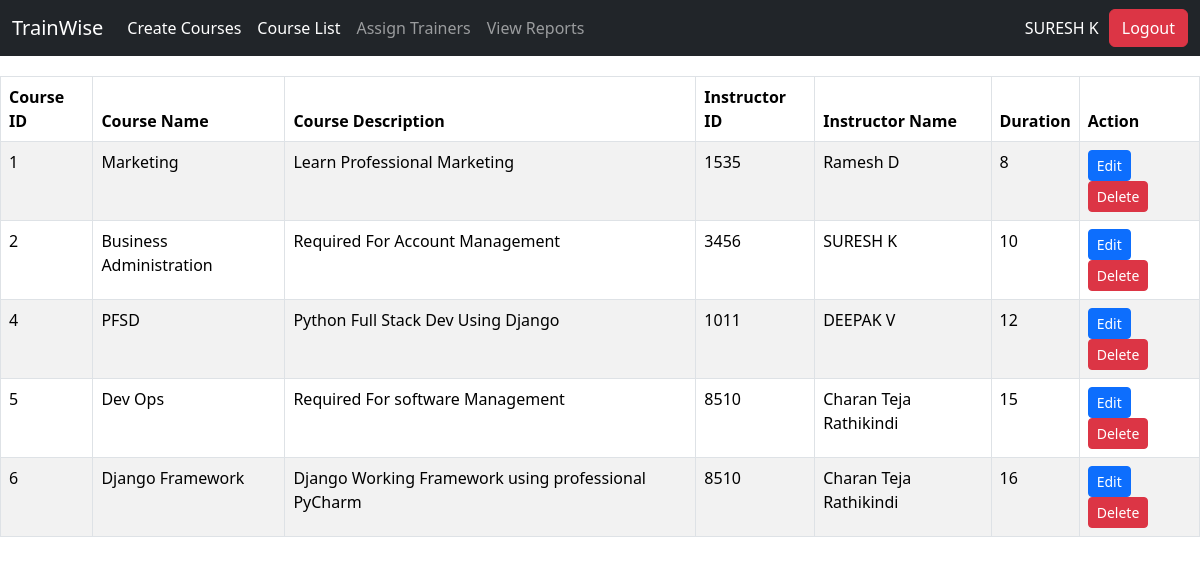
Page /courses/ (signed in) on the committed database.
### admin_app/models.py (models this page shows, shortened)
class Course(models.Model):
    name = models.CharField(max_length=100)
    description = models.TextField()
    duration = models.PositiveIntegerField()  # Duration in hours
    trainer = models.ForeignKey(User, on_delete=models.SET_NULL, null=True)  # Trainer linked to User
    status = models.BooleanField(default=True)  # Active/Inactive status

### admin_app/views.py (the view)
# urls.py: path('courses/', views.course_list, name='course_list'),
@login_required
def course_list(request):
    courses = Course.objects.all()  # Get all courses
    return render(request, 'courses/course_list.html', {'courses': courses})

### templates/courses/course_list.html (shortened to what this page needs)
{% extends 'admin_app/navbar.html' %}
{% load static %}
        {% block body %}
        <table class="table table-bordered table-striped">
            <thead class="thead-dark">
                <tr>
                    <th scope="col">Course ID</th>
                    <th scope="col">Course Name</th>
                    <th scope="col">Course Description</th>
                    <th scope="col">Instructor ID</th>
                    <th scope="col">Instructor Name</th>
                    <th scope="col">Duration</th>
                    <th scope="col">Action</th>
                </tr>
            </thead>
            <tbody>
                {% for course in courses %}
                <tr>
                    <td>{{ course.id }}</td>
                    <td>{{ course.name }}</td>
                    <td>{{ course.description }}</td>
                    <td>{{ course.trainer }}</td>
                    <td>{{ course.trainer.first_name }} {{ course.trainer.last_name }}</td>
                    <td>{{ course.duration }}</td>
                    <td>
                        <a href="{% url 'admin_app:edit_course' course.id %}" class="btn btn-primary btn-sm">Edit</a>
                        <a href="{% url 'admin_app:delete_course' course.id %}" class="btn btn-danger btn-sm">Delete</a>
                    </td>
                </tr>
                {% empty %}
                <tr>
                    <td colspan="5" class="text-center">No courses available.</td>
                </tr>
                {% endfor %}
            </tbody>
        </table>
{% endblock %}

### templates/admin_app/navbar.html (shortened to what this page needs)
<!DOCTYPE html>
<html lang="en">
<head>
    <link href="https://cdn.jsdelivr.net/npm/bootstrap@5.3.3/dist/css/bootstrap.min.css" rel="stylesheet">
</head>
<body>
  <nav class="navbar navbar-expand-lg navbar-dark bg-dark">
    <div class="container-fluid">
      <a class="navbar-brand" href="{% url 'admin_app:homepage' %}">TrainWise</a>
      <div class="collapse navbar-collapse" id="navbarSupportedContent">
        <ul class="navbar-nav me-auto mb-2 mb-lg-0">
          <li class="nav-item">
            <a class="nav-link active" aria-current="page" href="{% url 'admin_app:create_course' %}">Create Courses</a>
          </li>
          <li class="nav-item">
            <a class="nav-link active" aria-current="page" href="{% url 'admin_app:course_list' %}">Course List</a>
          </li>
          <li class="nav-item">
            <a class="nav-link" href="{% url 'admin_app:course_list' %}">Assign Trainers</a>
          </li>
          <li class="nav-item">
            <a class="nav-link" href="#">View Reports</a>
          </li>
        </ul>
        <div class="d-flex align-items-center">
          <a class="nav-link text-white" href="{% url 'admin_app:profile_page' %}">{{user.first_name}} {{user.last_name}}</a>
          {% if user.is_authenticated %}
            <a class="btn btn-danger btn-custom" href="{% url 'admin_app:log_out' %}">Logout</a>
          {% else %}
            <a class="btn btn-primary btn-custom" href="{% url 'admin_app:user_login' %}">Login</a>
            <a class="btn btn-primary btn-custom" href="{% url 'admin_app:register' %}">Register</a>
          {% endif %}
        </div>
      </div>
    </div>
  </nav>
  {% block body %}
  {% endblock %}
</body>
</html>

### templates/admin_app/navbar.html (style rules this page uses)
.navbar { margin-bottom: 20px; }
.btn-custom { margin-left: 10px; }

### rows in the picture
Course: id "1", name "Marketing", description "Learn Professional Marketing", trainer "1535", trainer.first_name "Ramesh", trainer.last_name "D", duration "8"
Course: id "2", name "Business Administration", description "Required For Account Management", trainer "3456", trainer.first_name "SURESH", trainer.last_name "K", duration "10"
Course: id "4", name "PFSD", description "Python Full Stack Dev Using Django", trainer "1011", trainer.first_name "DEEPAK", trainer.last_name "V", duration "12"
Course: id "5", name "Dev Ops", description "Required For software Management", trainer "8510", trainer.first_name "Charan Teja", trainer.last_name "Rathikindi", duration "15"
Course: id "6", name "Django Framework", description "Django Working Framework using professional PyCharm", trainer "8510", trainer.first_name "Charan Teja", trainer.last_name "Rathikindi", duration "16"

### other values in the picture
{{ user.first_name }} "SURESH"
{{ user.last_name }} "K"
